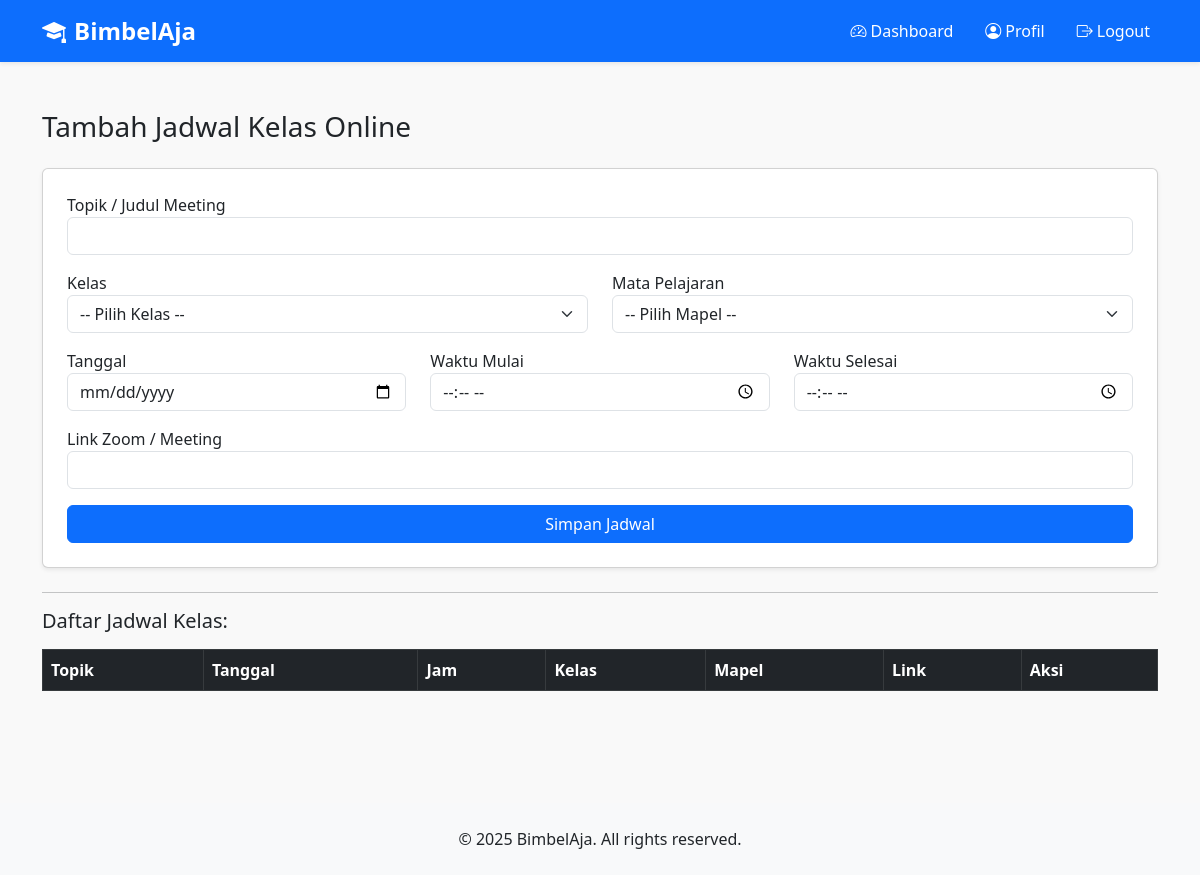
The app's page /tutor/jadwal_kelas.php (signed in), older data.
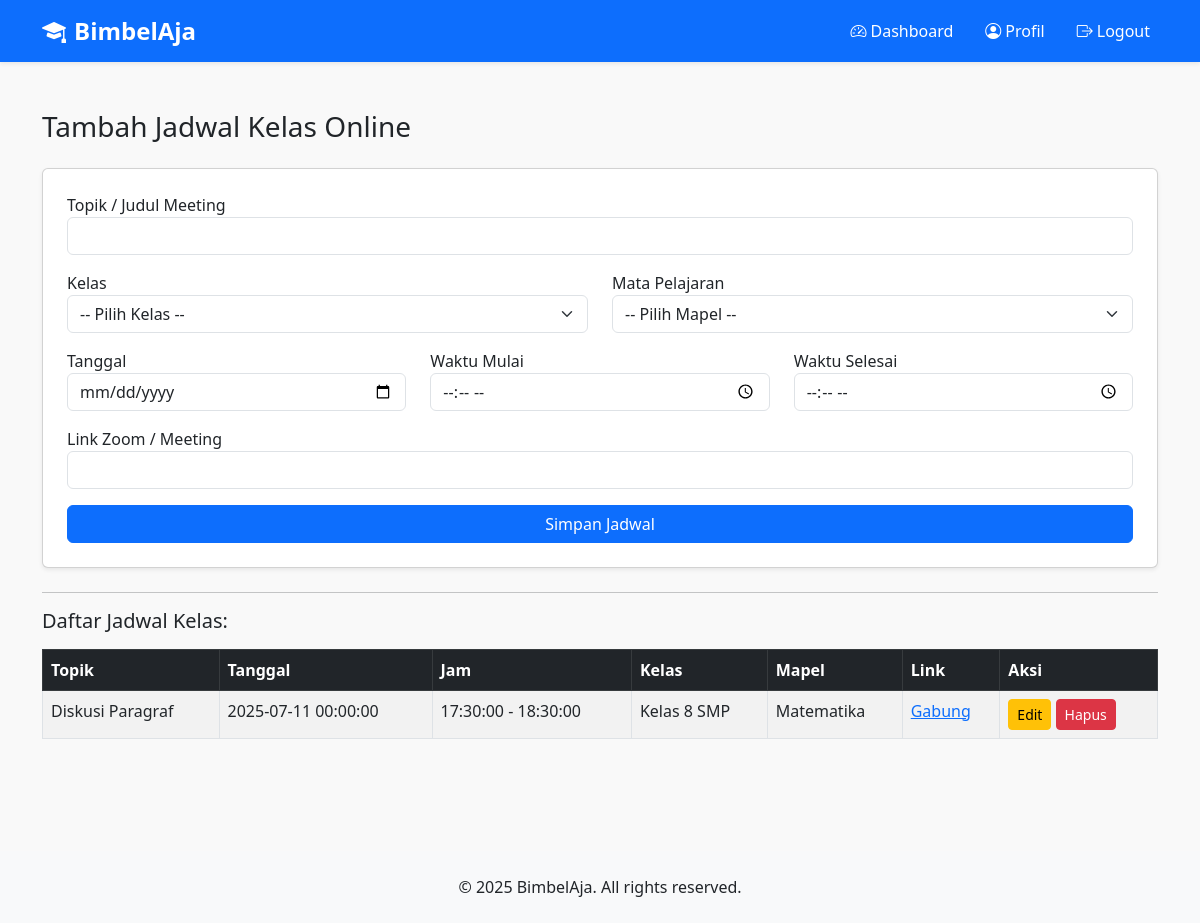
The same page, newer data.
### tables this page shows
CREATE TABLE `kelas_online` (
  `id` int(11) NOT NULL,
  `topik` varchar(100) DEFAULT NULL,
  `tanggal` datetime DEFAULT NULL,
  `waktu_mulai` time DEFAULT NULL,
  `waktu_selesai` time DEFAULT NULL,
  `link_zoom` text DEFAULT NULL,
  `tutor_id` int(11) DEFAULT NULL,
  `kelas_id` int(11) DEFAULT NULL,
  `kategori_id` int(11) DEFAULT NULL,
  `created_at` datetime DEFAULT current_timestamp()
);

CREATE TABLE `kelas` (
  `id` int(11) NOT NULL,
  `nama_kelas` varchar(100) NOT NULL
);

CREATE TABLE `kategori_materi` (
  `id` int(11) NOT NULL,
  `nama_kategori` varchar(100) NOT NULL
);

### tutor/jadwal_kelas.php (the view, shortened to what this page needs)
<?php
include '../includes/header.php';
include '../config/database.php';
$tutor_id = $_SESSION['user']['id'];
$edit_id = null;
$topik = $kelas_id = $kategori_id = $tanggal = $waktu_mulai = $waktu_selesai = $link_meeting = "";
$jadwal_result = mysqli_query($conn, "
  SELECT ko.*, k.nama_kelas, km.nama_kategori
  FROM kelas_online ko
  LEFT JOIN kelas k ON ko.kelas_id = k.id
  LEFT JOIN kategori_materi km ON ko.kategori_id = km.id
  WHERE ko.tutor_id = $tutor_id
  ORDER BY ko.tanggal DESC, ko.waktu_mulai DESC
");
?>
<div class="container py-5">
  <h3 class="mb-4"><?= $edit_id ? 'Edit Jadwal Kelas' : 'Tambah Jadwal Kelas Online' ?></h3>
  <form method="POST" class="card p-4 shadow-sm mb-4">
    <div class="mb-3">
      <label>Topik / Judul Meeting</label>
      <input type="text" name="topik" class="form-control" value="<?= htmlspecialchars($topik) ?>" required>
    </div>
    <div class="row mb-3">
      <div class="col-md-6">
        <label>Kelas</label>
        <select name="kelas_id" class="form-select" required>
          <option value="">-- Pilih Kelas --</option>
        </select>
      </div>
      <div class="col-md-6">
        <label>Mata Pelajaran</label>
        <select name="kategori_id" class="form-select" required>
          <option value="">-- Pilih Mapel --</option>
        </select>
      </div>
    </div>
    <div class="row mb-3">
      <div class="col-md-4">
        <label>Tanggal</label>
        <input type="date" name="tanggal" class="form-control" value="<?= htmlspecialchars($tanggal) ?>" required>
      </div>
      <div class="col-md-4">
        <label>Waktu Mulai</label>
        <input type="time" name="waktu_mulai" class="form-control" value="<?= htmlspecialchars($waktu_mulai) ?>" required>
      </div>
      <div class="col-md-4">
        <label>Waktu Selesai</label>
        <input type="time" name="waktu_selesai" class="form-control" value="<?= htmlspecialchars($waktu_selesai) ?>" required>
      </div>
    </div>
    <div class="mb-3">
      <label>Link Zoom / Meeting</label>
      <input type="url" name="link_meeting" class="form-control" value="<?= htmlspecialchars($link_meeting) ?>" required>
    </div>
    <button type="submit" class="btn btn-<?= $edit_id ? 'warning' : 'primary' ?>">
      <?= $edit_id ? 'Update Jadwal' : 'Simpan Jadwal' ?>
    </button>
  </form>
  <hr>
  <h5>Daftar Jadwal Kelas:</h5>
  <table class="table table-bordered table-striped mt-3">
    <thead class="table-dark">
      <tr>
        <th>Topik</th>
        <th>Tanggal</th>
        <th>Jam</th>
        <th>Kelas</th>
        <th>Mapel</th>
        <th>Link</th>
        <th>Aksi</th>
      </tr>
    </thead>
    <tbody>
      <?php while ($row = mysqli_fetch_assoc($jadwal_result)): ?>
        <tr>
          <td><?= htmlspecialchars($row['topik']) ?></td>
          <td><?= htmlspecialchars($row['tanggal']) ?></td>
          <td><?= htmlspecialchars($row['waktu_mulai']) ?> - <?= htmlspecialchars($row['waktu_selesai']) ?></td>
          <td><?= htmlspecialchars($row['nama_kelas']) ?: '-' ?></td>
          <td><?= htmlspecialchars($row['nama_kategori']) ?: '-' ?></td>
          <td><a href="<?= htmlspecialchars($row['link_zoom']) ?>" target="_blank">Gabung</a></td>
          <td>
            <a href="?edit=<?= $row['id'] ?>" class="btn btn-sm btn-warning">Edit</a>
            <a href="?hapus=<?= $row['id'] ?>" class="btn btn-sm btn-danger" onclick="return confirm('Yakin ingin menghapus jadwal ini?')">Hapus</a>
          </td>
        </tr>
      <?php endwhile; ?>
    </tbody>
  </table>
</div>
<?php include '../includes/footer.php'; ?>

Row changes from the older to the newer data that the page shows:
added kelas_online: topik "Diskusi Paragraf", tanggal "2025-07-11 00:00:00", waktu_mulai "17:30:00", waktu_selesai "18:30:00", kelas.nama_kelas "Kelas 8 SMP", kategori_materi.nama_kategori "Matematika"
